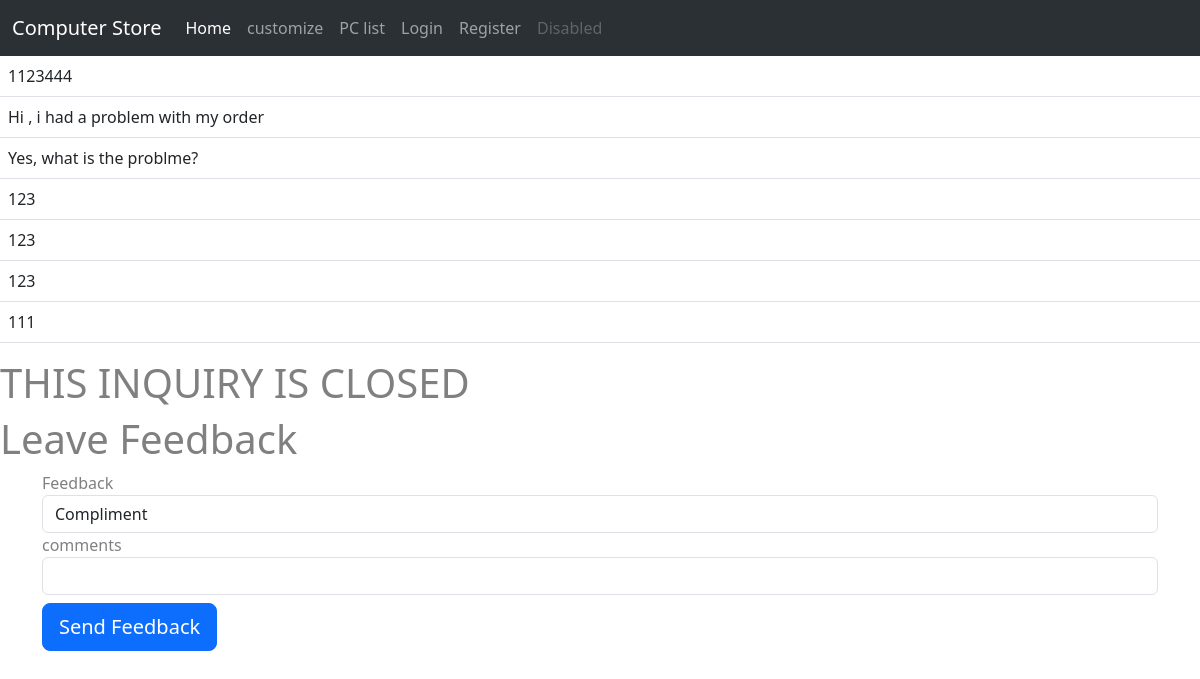
Page /inquirypage/2 on the committed database.
### ltt/models.py (models this page shows, shortened)
class InqMessages(db.Model):
    id = db.Column(db.Integer, primary_key = True)
    content = db.Column(db.String(120))
    inquiry_id = db.Column(db.Integer, db.ForeignKey('inquiry.id'))
    user_id = db.Column(db.Integer,db.ForeignKey('User.id'))

### ltt/view.py (the view, shortened to what this page needs)
@view.route('/inquirypage/<int:inquirys_id>',methods = ['GET','POST'])
def currentInquiry(inquirys_id):
    inquiry_to_show = Inquiry.query.get_or_404(inquirys_id)
    form = AddInquiryMessageForm()
    comments = InqMessages.query.filter_by(inquiry_id = inquirys_id)
    if form.validate_on_submit():
        comment_to_add = InqMessages(content = form.content.data , inquiry_id = inquirys_id , user_id = current_user.id)
        db.session.add(comment_to_add)
        db.session.commit()
        return redirect(url_for('view.currentInquiry',inquirys_id = inquirys_id ))
    cform = CloseInquiryForm()
    fform = FeedbackForm()
    fform = FeedbackForm()
    if fform.validate_on_submit():
        feedback_to_add = Feedback(inquiry_id = inquirys_id,feedbackType = fform.feedbackType_.data ,comment_ = fform.conten.data)
        db.session.add(feedback_to_add)
        db.session.commit()
        return redirect(url_for('view.currentInquiry', inquirys_id = inquirys_id ))
    return render_template('displayInquiry.html',form=form,comments=comments,inquiry_to_show = inquiry_to_show,current_user=current_user,User=User,Inquiry = Inquiry,cform=cform,fform = fform,Feedback = Feedback )

### ltt/forms.py
class AddInquiryMessageForm(FlaskForm):
    content = StringField(label='content',  validators=[DataRequired()])
    submit = SubmitField(label='Post Message')

class CloseInquiryForm(FlaskForm):
    submit__ = SubmitField(label='Close')

### ltt/templates/displayInquiry.html (shortened to what this page needs)
{% extends "base.html" %}
{% block contend %}
<table class = "table table-hover">
    <tbody>
        {% for comment in comments %}
            {%if User.query.get_or_404(comment.user_id).userType == "Customer"%}
                <tr style="background-color:powderblue;">
            {%else%}
                <tr style="background-color:rgb(230, 176, 176);">
            {%endif%}
            <td>{{comment.content}}</td>
        </tr>
        {% endfor %}
    </tbody>
</table>
{%if Inquiry.query.get_or_404(inquiry_to_show.id).status == "open" %}
    <h1>Talk to Inquiry</h1>
    <div class = "container">
        <form method="POST" class = "form-register">
            {{form.hidden_tag()}}
            {{ form.content.label() }}
            {{ form.content(class="form-control")}}
            {{form.submit(class="btn btn-lg btn-block btn-primary mt-2")}}
        </form>
    </div>
    <h1>Close Inquiry</h1>
    <div class = "container">
        <form method="POST" class = "form-register">
            {{cform.hidden_tag()}}
            {{cform.submit__(class="btn btn-lg btn-block btn-primary mt-2")}}
        </form>
    </div>
{%else%}
    <h1>THIS INQUIRY IS CLOSED</h1>
    <h1>Leave Feedback</h1>
    <div class = "container">
        <form method="POST" class = "form-register">
            {{fform.feedbackType_.label()}}
            {{fform.feedbackType_(class="form-control", placeholder = "Feedback")}}
            {{ fform.conten.label() }}
            {{ fform.conten(class="form-control")}}
            {{fform.submit_(class="btn btn-lg btn-block btn-primary mt-2")}}
        </form>
    </div>
{%endif%}
{%endblock%}

### ltt/static/main.css (style rules this page uses)
* { box-sizing: border-box; }
body { color: grey; }

### rows in the picture
InqMessages: content "1123444"
InqMessages: content "Hi , i had a problem with my order"
InqMessages: content "Yes, what is the problme?"
InqMessages: content "123"
InqMessages: content "123"
InqMessages: content "123"
InqMessages: content "111"

### other values in the picture
{{ fform.feedbackType_.label() }} "Feedback"
{{ fform.conten.label() }} "comments"
